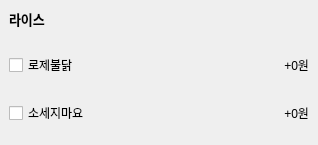
            <widget class="QWidget" name="widget_whole_2" native="true">
             <property name="minimumSize">
              <size>
               <width>318</width>
               <height>0</height>
              </size>
             </property>
             <property name="maximumSize">
              <size>
               <width>318</width>
               <height>16777215</height>
              </size>
             </property>
             <layout class="QVBoxLayout" name="verticalLayout_3">
              <property name="leftMargin">
               <number>0</number>
              </property>
              <property name="topMargin">
               <number>0</number>
              </property>
              <item>
               <widget class="QWidget" name="widget_title_2" native="true">
                <layout class="QVBoxLayout" name="verticalLayout_4">
                 <item>
                  <widget class="QLabel" name="label_2">
                   <property name="font">
                    <font>
                     <pointsize>10</pointsize>
                     <weight>75</weight>
                     <bold>true</bold>
                    </font>
                   </property>
                   <property name="text">
                    <string>라이스</string>
                   </property>
                  </widget>
                 </item>
                </layout>
               </widget>
              </item>
              <item>
               <widget class="QWidget" name="widget_21" native="true">
                <property name="minimumSize">
                 <size>
                  <width>318</width>
                  <height>0</height>
                 </size>
                </property>
                <property name="maximumSize">
                 <size>
                  <width>318</width>
                  <height>16777215</height>
                 </size>
                </property>
                <layout class="QHBoxLayout" name="horizontalLayout_21">
                 <item>
                  <widget class="QCheckBox" name="checkBox_20">
                   <property name="text">
                    <string>로제불닭</string>
                   </property>
                  </widget>
                 </item>
                 <item>
                  <widget class="QLabel" name="meatSpaghetti">
                   <property name="text">
                    <string>+0원</string>
                   </property>
                   <property name="alignment">
                    <set>Qt::AlignRight|Qt::AlignTrailing|Qt::AlignVCenter</set>
                   </property>
                  </widget>
                 </item>
                </layout>
               </widget>
              </item>
              <item>
               <widget class="QWidget" name="widget_22" native="true">
                <property name="minimumSize">
                 <size>
                  <width>318</width>
                  <height>0</height>
                 </size>
                </property>
                <property name="maximumSize">
                 <size>
                  <width>318</width>
                  <height>16777215</height>
                 </size>
                </property>
                <layout class="QHBoxLayout" name="horizontalLayout_22">
                 <item>
                  <widget class="QCheckBox" name="checkBox_21">
                   <property name="text">
                    <string>소세지마요</string>
                   </property>
                  </widget>
                 </item>
                 <item>
                  <widget class="QLabel" name="baconcrimSpaghetti">
                   <property name="text">
                    <string>+0원</string>
                   </property>
                   <property name="alignment">
                    <set>Qt::AlignRight|Qt::AlignTrailing|Qt::AlignVCenter</set>
                   </property>
                  </widget>
                 </item>
                </layout>
               </widget>
              </item>
             </layout>
            </widget>
